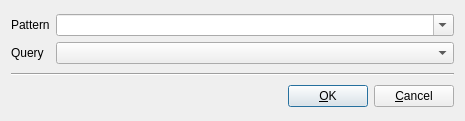
<?xml version="1.0" encoding="UTF-8"?>
<ui version="4.0">
 <class>QueryDialog</class>
 <widget class="QDialog" name="QueryDialog">
  <property name="geometry">
   <rect>
    <x>0</x>
    <y>0</y>
    <width>465</width>
    <height>121</height>
   </rect>
  </property>
  <property name="windowTitle">
   <string>Query</string>
  </property>
  <layout class="QVBoxLayout">
   <item>
    <layout class="QGridLayout">
     <item row="0" column="0">
      <widget class="QLabel" name="label_2">
       <property name="text">
        <string>Pattern</string>
       </property>
      </widget>
     </item>
     <item row="1" column="0">
      <widget class="QLabel" name="label">
       <property name="text">
        <string>Query</string>
       </property>
      </widget>
     </item>
     <item row="1" column="1">
      <widget class="QComboBox" name="typeCombo_">
       <property name="sizePolicy">
        <sizepolicy hsizetype="Expanding" vsizetype="Fixed">
         <horstretch>0</horstretch>
         <verstretch>0</verstretch>
        </sizepolicy>
       </property>
      </widget>
     </item>
     <item row="0" column="1">
      <widget class="QComboBox" name="patternCombo_">
       <property name="sizePolicy">
        <sizepolicy hsizetype="Expanding" vsizetype="Fixed">
         <horstretch>0</horstretch>
         <verstretch>0</verstretch>
        </sizepolicy>
       </property>
       <property name="editable">
        <bool>true</bool>
       </property>
      </widget>
     </item>
    </layout>
   </item>
   <item>
    <widget class="Line" name="line">
     <property name="orientation">
      <enum>Qt::Horizontal</enum>
     </property>
    </widget>
   </item>
   <item>
    <layout class="QHBoxLayout">
     <item>
      <spacer>
       <property name="orientation">
        <enum>Qt::Horizontal</enum>
       </property>
       <property name="sizeHint" stdset="0">
        <size>
         <width>151</width>
         <height>20</height>
        </size>
       </property>
      </spacer>
     </item>
     <item>
      <widget class="QPushButton" name="okButton_">
       <property name="text">
        <string>&amp;OK</string>
       </property>
       <property name="shortcut">
        <string>Return</string>
       </property>
       <property name="default">
        <bool>true</bool>
       </property>
      </widget>
     </item>
     <item>
      <widget class="QPushButton" name="cancelButton_">
       <property name="focusPolicy">
        <enum>Qt::StrongFocus</enum>
       </property>
       <property name="text">
        <string>&amp;Cancel</string>
       </property>
      </widget>
     </item>
    </layout>
   </item>
  </layout>
 </widget>
 <tabstops>
  <tabstop>patternCombo_</tabstop>
  <tabstop>typeCombo_</tabstop>
  <tabstop>okButton_</tabstop>
  <tabstop>cancelButton_</tabstop>
 </tabstops>
 <resources/>
 <connections>
  <connection>
   <sender>okButton_</sender>
   <signal>clicked()</signal>
   <receiver>QueryDialog</receiver>
   <slot>accept()</slot>
   <hints>
    <hint type="sourcelabel">
     <x>281</x>
     <y>145</y>
    </hint>
    <hint type="destinationlabel">
     <x>310</x>
     <y>84</y>
    </hint>
   </hints>
  </connection>
  <connection>
   <sender>cancelButton_</sender>
   <signal>clicked()</signal>
   <receiver>QueryDialog</receiver>
   <slot>reject()</slot>
   <hints>
    <hint type="sourcelabel">
     <x>382</x>
     <y>153</y>
    </hint>
    <hint type="destinationlabel">
     <x>436</x>
     <y>99</y>
    </hint>
   </hints>
  </connection>
 </connections>
</ui>
